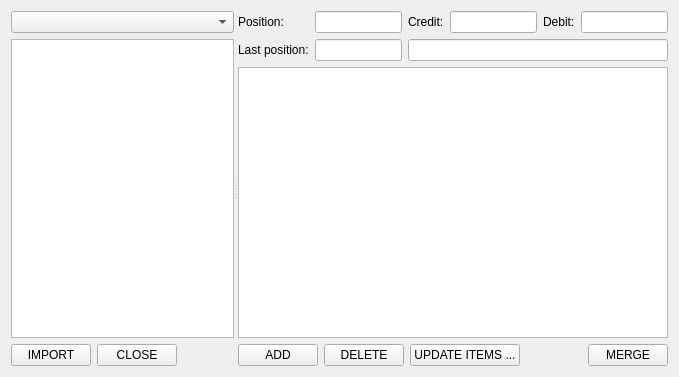
<?xml version="1.0" encoding="UTF-8"?>
<ui version="4.0">
 <class>PanelReleve</class>
 <widget class="QWidget" name="PanelReleve">
  <property name="geometry">
   <rect>
    <x>0</x>
    <y>0</y>
    <width>679</width>
    <height>377</height>
   </rect>
  </property>
  <property name="windowTitle">
   <string>Form</string>
  </property>
  <property name="locale">
   <locale language="English" country="UnitedStates"/>
  </property>
  <layout class="QVBoxLayout" name="verticalLayout_3">
   <item>
    <widget class="QSplitter" name="splitter">
     <property name="orientation">
      <enum>Qt::Horizontal</enum>
     </property>
     <widget class="QWidget" name="layoutWidget">
      <layout class="QVBoxLayout" name="verticalLayout">
       <item>
        <widget class="QComboBox" name="m_pCbxYears">
         <property name="sizePolicy">
          <sizepolicy hsizetype="Preferred" vsizetype="Fixed">
           <horstretch>0</horstretch>
           <verstretch>0</verstretch>
          </sizepolicy>
         </property>
        </widget>
       </item>
       <item>
        <widget class="QListWidget" name="m_pLstReleves">
         <property name="sizePolicy">
          <sizepolicy hsizetype="Preferred" vsizetype="Expanding">
           <horstretch>0</horstretch>
           <verstretch>0</verstretch>
          </sizepolicy>
         </property>
        </widget>
       </item>
       <item>
        <layout class="QHBoxLayout" name="horizontalLayout_2">
         <item>
          <widget class="QPushButton" name="btnImport">
           <property name="toolTip">
            <string>Import state file</string>
           </property>
           <property name="text">
            <string>IMPORT</string>
           </property>
           <property name="icon">
            <iconset resource="resource.qrc">
             <normaloff>:/ico/png/parentdir-16.png</normaloff>:/ico/png/parentdir-16.png</iconset>
           </property>
          </widget>
         </item>
         <item>
          <widget class="QPushButton" name="pbtnClose">
           <property name="toolTip">
            <string>Close the current period</string>
           </property>
           <property name="text">
            <string>CLOSE</string>
           </property>
           <property name="icon">
            <iconset resource="resource.qrc">
             <normaloff>:/ico/png/key.png</normaloff>:/ico/png/key.png</iconset>
           </property>
          </widget>
         </item>
         <item>
          <spacer name="horizontalSpacer_2">
           <property name="orientation">
            <enum>Qt::Horizontal</enum>
           </property>
           <property name="sizeHint" stdset="0">
            <size>
             <width>40</width>
             <height>20</height>
            </size>
           </property>
          </spacer>
         </item>
        </layout>
       </item>
      </layout>
     </widget>
     <widget class="QWidget" name="layoutWidget">
      <layout class="QVBoxLayout" name="verticalLayout_2">
       <item>
        <layout class="QGridLayout" name="gridLayout">
         <item row="1" column="2" colspan="4">
          <widget class="QLineEdit" name="m_edtStatus">
           <property name="readOnly">
            <bool>true</bool>
           </property>
          </widget>
         </item>
         <item row="1" column="1">
          <widget class="QLineEdit" name="m_EdtPos">
           <property name="readOnly">
            <bool>true</bool>
           </property>
          </widget>
         </item>
         <item row="1" column="0">
          <widget class="QLabel" name="label_4">
           <property name="text">
            <string>Last position:</string>
           </property>
          </widget>
         </item>
         <item row="0" column="5">
          <widget class="QLineEdit" name="m_EdtDebit">
           <property name="readOnly">
            <bool>true</bool>
           </property>
          </widget>
         </item>
         <item row="0" column="4">
          <widget class="QLabel" name="label_2">
           <property name="text">
            <string>Debit:</string>
           </property>
          </widget>
         </item>
         <item row="0" column="0">
          <widget class="QLabel" name="label_3">
           <property name="text">
            <string>Position:</string>
           </property>
          </widget>
         </item>
         <item row="0" column="3">
          <widget class="QLineEdit" name="m_edtCredit">
           <property name="readOnly">
            <bool>true</bool>
           </property>
          </widget>
         </item>
         <item row="0" column="1">
          <widget class="QLineEdit" name="m_edtCurrPos">
           <property name="readOnly">
            <bool>true</bool>
           </property>
          </widget>
         </item>
         <item row="0" column="2">
          <widget class="QLabel" name="label">
           <property name="text">
            <string>Credit:</string>
           </property>
          </widget>
         </item>
        </layout>
       </item>
       <item>
        <widget class="QTreeView" name="m_pListOp">
         <property name="toolTip">
          <string/>
         </property>
         <property name="selectionMode">
          <enum>QAbstractItemView::ExtendedSelection</enum>
         </property>
         <property name="sortingEnabled">
          <bool>true</bool>
         </property>
         <attribute name="headerDefaultSectionSize">
          <number>0</number>
         </attribute>
         <attribute name="headerMinimumSectionSize">
          <number>0</number>
         </attribute>
        </widget>
       </item>
       <item>
        <layout class="QHBoxLayout" name="horizontalLayout">
         <item>
          <widget class="QPushButton" name="pbtnNew">
           <property name="toolTip">
            <string>Add new operation</string>
           </property>
           <property name="text">
            <string>ADD</string>
           </property>
           <property name="icon">
            <iconset resource="resource.qrc">
             <normaloff>:/ico/png/addtab.png</normaloff>:/ico/png/addtab.png</iconset>
           </property>
          </widget>
         </item>
         <item>
          <widget class="QPushButton" name="btnDelete">
           <property name="toolTip">
            <string>Delete selected operation</string>
           </property>
           <property name="text">
            <string>DELETE</string>
           </property>
           <property name="icon">
            <iconset resource="resource.qrc">
             <normaloff>:/ico/png/standardbutton-delete-16.png</normaloff>:/ico/png/standardbutton-delete-16.png</iconset>
           </property>
          </widget>
         </item>
         <item>
          <widget class="QPushButton" name="pbtnUpdateItems">
           <property name="toolTip">
            <string>Set items to operations</string>
           </property>
           <property name="text">
            <string>UPDATE ITEMS ...</string>
           </property>
           <property name="icon">
            <iconset resource="resource.qrc">
             <normaloff>:/ico/png/refresh-32.png</normaloff>:/ico/png/refresh-32.png</iconset>
           </property>
          </widget>
         </item>
         <item>
          <spacer name="horizontalSpacer">
           <property name="orientation">
            <enum>Qt::Horizontal</enum>
           </property>
           <property name="sizeHint" stdset="0">
            <size>
             <width>40</width>
             <height>20</height>
            </size>
           </property>
          </spacer>
         </item>
         <item>
          <widget class="QPushButton" name="pbtnMerge">
           <property name="toolTip">
            <string>Merge operations</string>
           </property>
           <property name="text">
            <string>MERGE</string>
           </property>
           <property name="icon">
            <iconset resource="resource.qrc">
             <normaloff>:/ico/png/rotateright.png</normaloff>:/ico/png/rotateright.png</iconset>
           </property>
           <property name="checkable">
            <bool>true</bool>
           </property>
           <property name="checked">
            <bool>false</bool>
           </property>
           <property name="autoExclusive">
            <bool>false</bool>
           </property>
          </widget>
         </item>
        </layout>
       </item>
      </layout>
     </widget>
    </widget>
   </item>
  </layout>
 </widget>
 <resources>
  <include location="resource.qrc"/>
 </resources>
 <connections/>
</ui>
